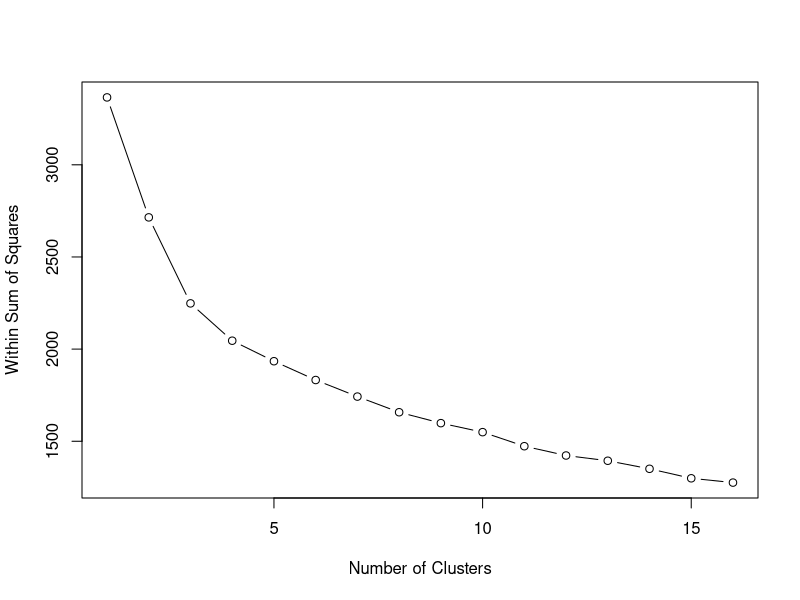
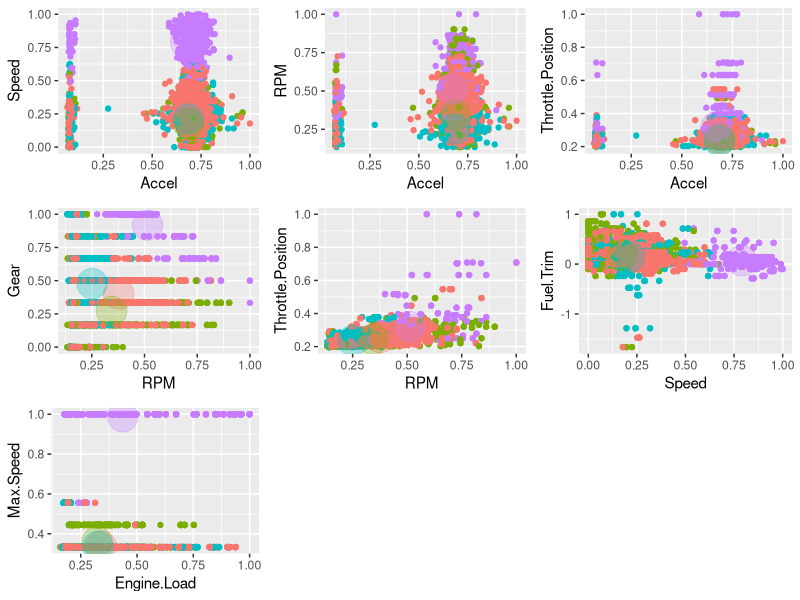

Write R code to recreate these figures, in order.
#instalación de paquetes

library(plyr) 
install.packages("ggplot2")
library(ggplot2)
library(cluster)
library(lattice) 
library(graphics)
library(grid) 
library(scales)
install.packages("gridExtra")
library(gridExtra)
install.packages("readxl") #instalar paquete para leer excel
library("readxl") #instalar libreria para leer excel
install.packages("dplyr")

#fijar el wd
rep<-"C:/Users/hugoz/Desktop/cd_pantalla/cd_pantalla/proyecto_final"
setwd(rep)

#leer archivo excel y convertirlo a dataset
datos_conduccion<-as.data.frame(read_excel("datosconduccion.xlsx")) 
#aplicar correccion para asegurar que los datos son numéricos
datos_coonduccion_c<-datos_conduccion[sapply(datos_conduccion, is.numeric)]
#hay algunos valores NA que interfieren con el escalado
#esos valores se cambian por la mediana de su columna correspondiente para que el escalado no suponga un problema
datos_coonduccion_c<-as.data.frame(lapply(datos_coonduccion_c, function(col) {
  ifelse(is.na(col), median(col, na.rm = TRUE), col)
}))

#suma vectorial de las acelaeraciones
datos_coonduccion_c$Accel<-sqrt(datos_coonduccion_c$Accel.X^2 + datos_coonduccion_c$Accel.Y^2 + datos_coonduccion_c$Accel.Z^2)


#convertir a matriz para k-means
kmdata <- as.matrix(datos_coonduccion_c)


#escalado de datos
maximo<-apply(kmdata, 2, max, na.rm=TRUE)
#eliminar na, nan e inf
maximo[maximo == 0 | is.na(maximo)] <- 1
kmdata <- scale(kmdata,center=FALSE,scale=maximo)


#decidir el numero de clusters
wss <- numeric(16) 
for (k in 1:16) wss[k] <- (sum(kmeans(kmdata, centers=k, nstart=25)$withinss))
plot(1:16, wss, type="b", xlab="Number of Clusters", ylab="Within Sum of Squares")


km2 = kmeans(kmdata,2, nstart=25)
km2

km3 = kmeans(kmdata,3, nstart=25)
km3

km4 = kmeans(kmdata,4, nstart=25)
km4

km5 = kmeans(kmdata,5, nstart=25)
km5

#se concluye tras visualizar los datos procesados que se representa mejor el dataset con 4 clusters

#representación de datos
df = as.data.frame(kmdata)
df$cluster = factor(km4$cluster)
centers=as.data.frame(km4$centers)

g1= ggplot(data=df, aes(x=Accel, y=Speed, color=cluster )) + 
  geom_point() + theme(legend.position="right") +
  geom_point(data=centers, aes(x=Accel, y=Speed, color=as.factor(1:4)), 
             size=10, alpha=.3, show.legend=FALSE)

g2 =ggplot(data=df, aes(x=Accel, y=RPM, color=cluster )) + 
  geom_point() + theme(legend.position="right") +
  geom_point(data=centers, aes(x=Accel, y=RPM, color=as.factor(1:4)), 
             size=10, alpha=.3, show.legend=FALSE)

g3 = ggplot(data=df, aes(x=Accel, y=Throttle.Position, color=cluster )) + 
  geom_point() + theme(legend.position="right") +
  geom_point(data=centers, aes(x=Accel, y=Throttle.Position, color=as.factor(1:4)), 
             size=10, alpha=.3, show.legend=FALSE)

g4 = ggplot(data=df, aes(x=RPM, y=Gear, color=cluster )) + 
  geom_point() +
  geom_point(data=centers, aes(x=RPM, y=Gear, color=as.factor(1:4)), 
             size=10, alpha=.3, show.legend=FALSE)

g5= ggplot(data=df, aes(x=RPM, y=Throttle.Position, color=cluster )) + 
  geom_point() +
  geom_point(data=centers, aes(x=RPM, y=Throttle.Position, color=as.factor(1:4)), 
             size=10, alpha=.3, show.legend=FALSE)

g6 =ggplot(data=df, aes(x=Speed, y=Fuel.Trim, color=cluster )) + 
  geom_point() + 
  geom_point(data=centers, aes(x=Speed, y=Fuel.Trim, color=as.factor(1:4)), 
             size=10, alpha=.3, show.legend=FALSE)

g7= ggplot(data=df, aes(x=Engine.Load, y=Max.Speed, color=cluster )) + 
             geom_point() + 
             geom_point(data=centers, aes(x=Engine.Load, y=Max.Speed, color=as.factor(1:4)), 
                        size=10, alpha=.3, show.legend=FALSE)

grid.arrange(arrangeGrob(grobs=list(g1 + theme(legend.position="none"),
                                    g2 + theme(legend.position="none"),
                                    g3 + theme(legend.position="none"),
                                    g4 + theme(legend.position="none"),
                                    g5 + theme(legend.position="none"),
                                    g6 + theme(legend.position="none"),
                                    g7 + theme(legend.position="none")),
                         main ="Sign_data", ncol=3))

